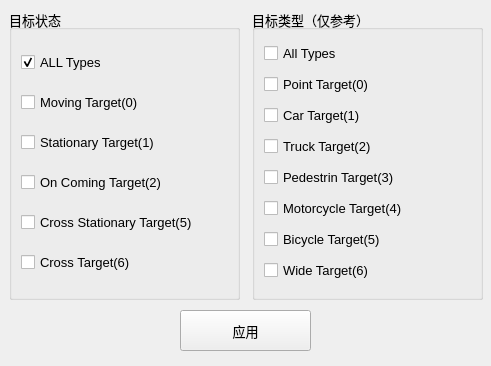
<?xml version="1.0" encoding="UTF-8"?>
<ui version="4.0">
 <class>targetTypeMainWindow</class>
 <widget class="QMainWindow" name="targetTypeMainWindow">
  <property name="geometry">
   <rect>
    <x>0</x>
    <y>0</y>
    <width>491</width>
    <height>366</height>
   </rect>
  </property>
  <property name="windowTitle">
   <string>MainWindow</string>
  </property>
  <widget class="QWidget" name="centralwidget">
   <widget class="QGroupBox" name="groupBox_2">
    <property name="geometry">
     <rect>
      <x>252</x>
      <y>9</y>
      <width>231</width>
      <height>291</height>
     </rect>
    </property>
    <property name="font">
     <font>
      <family>Arial</family>
      <pointsize>10</pointsize>
     </font>
    </property>
    <property name="title">
     <string>目标类型（仅参考）</string>
    </property>
    <layout class="QVBoxLayout" name="verticalLayout_2">
     <item>
      <widget class="QCheckBox" name="checkBox_10">
       <property name="font">
        <font>
         <family>Arial</family>
         <pointsize>10</pointsize>
        </font>
       </property>
       <property name="text">
        <string>All Types</string>
       </property>
      </widget>
     </item>
     <item>
      <widget class="QCheckBox" name="checkBox_9">
       <property name="font">
        <font>
         <family>Arial</family>
         <pointsize>10</pointsize>
        </font>
       </property>
       <property name="text">
        <string>Point Target(0)</string>
       </property>
      </widget>
     </item>
     <item>
      <widget class="QCheckBox" name="checkBox_8">
       <property name="font">
        <font>
         <family>Arial</family>
         <pointsize>10</pointsize>
        </font>
       </property>
       <property name="text">
        <string>Car Target(1)</string>
       </property>
      </widget>
     </item>
     <item>
      <widget class="QCheckBox" name="checkBox_7">
       <property name="font">
        <font>
         <family>Arial</family>
         <pointsize>10</pointsize>
        </font>
       </property>
       <property name="text">
        <string>Truck Target(2)</string>
       </property>
      </widget>
     </item>
     <item>
      <widget class="QCheckBox" name="checkBox_14">
       <property name="font">
        <font>
         <family>Arial</family>
         <pointsize>10</pointsize>
        </font>
       </property>
       <property name="text">
        <string>Pedestrin Target(3)</string>
       </property>
      </widget>
     </item>
     <item>
      <widget class="QCheckBox" name="checkBox_13">
       <property name="font">
        <font>
         <family>Arial</family>
         <pointsize>10</pointsize>
        </font>
       </property>
       <property name="text">
        <string>Motorcycle Target(4)</string>
       </property>
      </widget>
     </item>
     <item>
      <widget class="QCheckBox" name="checkBox_12">
       <property name="font">
        <font>
         <family>Arial</family>
         <pointsize>10</pointsize>
        </font>
       </property>
       <property name="text">
        <string>Bicycle Target(5)</string>
       </property>
      </widget>
     </item>
     <item>
      <widget class="QCheckBox" name="checkBox_11">
       <property name="font">
        <font>
         <family>Arial</family>
         <pointsize>10</pointsize>
        </font>
       </property>
       <property name="text">
        <string>Wide Target(6)</string>
       </property>
      </widget>
     </item>
    </layout>
   </widget>
   <widget class="QGroupBox" name="groupBox">
    <property name="geometry">
     <rect>
      <x>9</x>
      <y>9</y>
      <width>231</width>
      <height>291</height>
     </rect>
    </property>
    <property name="font">
     <font>
      <family>Arial</family>
      <pointsize>10</pointsize>
     </font>
    </property>
    <property name="title">
     <string>目标状态</string>
    </property>
    <layout class="QVBoxLayout" name="verticalLayout">
     <item>
      <widget class="QCheckBox" name="checkBox_2">
       <property name="font">
        <font>
         <family>Arial</family>
         <pointsize>10</pointsize>
        </font>
       </property>
       <property name="text">
        <string>ALL Types</string>
       </property>
       <property name="checked">
        <bool>true</bool>
       </property>
      </widget>
     </item>
     <item>
      <widget class="QCheckBox" name="checkBox_6">
       <property name="font">
        <font>
         <family>Arial</family>
         <pointsize>10</pointsize>
        </font>
       </property>
       <property name="text">
        <string>Moving Target(0)</string>
       </property>
      </widget>
     </item>
     <item>
      <widget class="QCheckBox" name="checkBox_3">
       <property name="font">
        <font>
         <family>Arial</family>
         <pointsize>10</pointsize>
        </font>
       </property>
       <property name="text">
        <string>Stationary Target(1)</string>
       </property>
      </widget>
     </item>
     <item>
      <widget class="QCheckBox" name="checkBox_5">
       <property name="font">
        <font>
         <family>Arial</family>
         <pointsize>10</pointsize>
        </font>
       </property>
       <property name="text">
        <string>On Coming Target(2)</string>
       </property>
      </widget>
     </item>
     <item>
      <widget class="QCheckBox" name="checkBox">
       <property name="font">
        <font>
         <family>Arial</family>
         <pointsize>10</pointsize>
        </font>
       </property>
       <property name="text">
        <string>Cross Stationary Target(5)</string>
       </property>
      </widget>
     </item>
     <item>
      <widget class="QCheckBox" name="checkBox_4">
       <property name="font">
        <font>
         <family>Arial</family>
         <pointsize>10</pointsize>
        </font>
       </property>
       <property name="text">
        <string>Cross Target(6)</string>
       </property>
      </widget>
     </item>
    </layout>
   </widget>
   <widget class="QPushButton" name="pushButton">
    <property name="geometry">
     <rect>
      <x>180</x>
      <y>310</y>
      <width>131</width>
      <height>41</height>
     </rect>
    </property>
    <property name="font">
     <font>
      <family>Arial</family>
      <pointsize>10</pointsize>
     </font>
    </property>
    <property name="text">
     <string>应用</string>
    </property>
   </widget>
  </widget>
  <widget class="QMenuBar" name="menubar">
   <property name="geometry">
    <rect>
     <x>0</x>
     <y>0</y>
     <width>491</width>
     <height>21</height>
    </rect>
   </property>
  </widget>
 </widget>
 <resources/>
 <connections/>
</ui>
